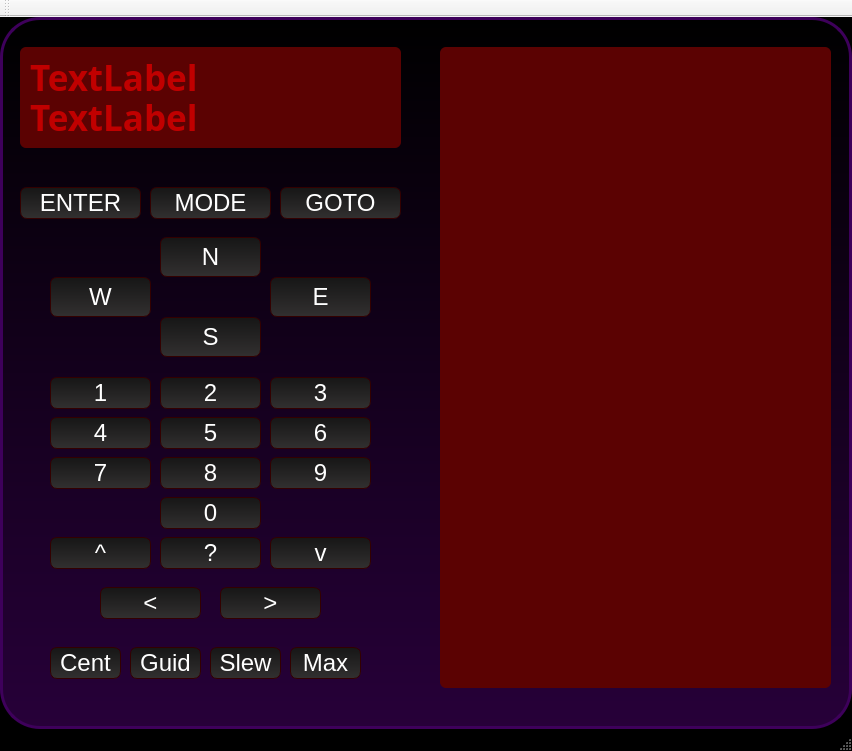
<?xml version="1.0" encoding="UTF-8"?>
<ui version="4.0">
 <class>hbx</class>
 <widget class="QMainWindow" name="hbx">
  <property name="geometry">
   <rect>
    <x>0</x>
    <y>0</y>
    <width>852</width>
    <height>751</height>
   </rect>
  </property>
  <property name="windowTitle">
   <string>hbx</string>
  </property>
  <property name="styleSheet">
   <string notr="true">#hbx {
background-color: black;
}

#frameDisplay {
	border-radius: 6px;
	background-color: #5b0202;
}

#displayL1 {
	color:#c00000;
}

#displayL2 {
	color:#c00000;
}

#txtInstruction {
	border-radius: 6px;
	background-color: #5b0202;
	color:#c00000;
}

#centralWidget {
border: 3px solid #3e005b;
padding: 10px;
border-radius: 40px;
background: QLinearGradient(x1: 0, y1: 0, x2: 0, y2: 1, stop: 0 #000000, stop: 1 #270039);
}

QPushButton {
color: white;
background-color: QLinearGradient( x1: 0, y1: 0, x2: 0, y2: 1, stop: 0 #161616, stop: 1 #323030);
border-width: 1px;
border-color: #330000;
border-style: solid;
border-radius: 7;
padding: 3px;
font-size: 24px;
padding-left: 5px;
padding-right: 5px;
min-width: 50px;
max-width: 150px;
min-height: 24px;
max-height: 32px;
}

QPushButton:pressed {
color: white;
background-color: QLinearGradient( x1: 0, y1: 0, x2: 0, y2: 1, stop: 0 #323030, stop: 1 #161616);
border-width: 1px;
border-color: #330000;
border-style: solid;
border-radius: 7;
padding: 3px;
font-size: 24px;
padding-left: 5px;
padding-right: 5px;
min-width: 50px;
max-width: 150px;
min-height: 24px;
max-height: 32px;
}</string>
  </property>
  <widget class="QWidget" name="centralWidget">
   <widget class="QFrame" name="frameDisplay">
    <property name="geometry">
     <rect>
      <x>20</x>
      <y>30</y>
      <width>381</width>
      <height>101</height>
     </rect>
    </property>
    <property name="styleSheet">
     <string notr="true"/>
    </property>
    <property name="frameShape">
     <enum>QFrame::StyledPanel</enum>
    </property>
    <property name="frameShadow">
     <enum>QFrame::Raised</enum>
    </property>
    <widget class="QLabel" name="displayL2">
     <property name="geometry">
      <rect>
       <x>10</x>
       <y>50</y>
       <width>361</width>
       <height>41</height>
      </rect>
     </property>
     <property name="font">
      <font>
       <family>Courier 10 Pitch</family>
       <pointsize>26</pointsize>
       <weight>75</weight>
       <bold>true</bold>
      </font>
     </property>
     <property name="styleSheet">
      <string notr="true"/>
     </property>
     <property name="text">
      <string>TextLabel</string>
     </property>
    </widget>
    <widget class="QLabel" name="displayL1">
     <property name="geometry">
      <rect>
       <x>10</x>
       <y>10</y>
       <width>361</width>
       <height>41</height>
      </rect>
     </property>
     <property name="font">
      <font>
       <family>Courier 10 Pitch</family>
       <pointsize>26</pointsize>
       <weight>75</weight>
       <bold>true</bold>
      </font>
     </property>
     <property name="styleSheet">
      <string notr="true"/>
     </property>
     <property name="text">
      <string>TextLabel</string>
     </property>
    </widget>
   </widget>
   <widget class="QTextEdit" name="txtInstruction">
    <property name="geometry">
     <rect>
      <x>440</x>
      <y>30</y>
      <width>391</width>
      <height>641</height>
     </rect>
    </property>
    <property name="styleSheet">
     <string notr="true">color:red;</string>
    </property>
   </widget>
   <widget class="QPushButton" name="pbEnter">
    <property name="geometry">
     <rect>
      <x>20</x>
      <y>170</y>
      <width>121</width>
      <height>32</height>
     </rect>
    </property>
    <property name="text">
     <string>ENTER</string>
    </property>
   </widget>
   <widget class="QPushButton" name="pbMode">
    <property name="geometry">
     <rect>
      <x>150</x>
      <y>170</y>
      <width>121</width>
      <height>32</height>
     </rect>
    </property>
    <property name="text">
     <string>MODE</string>
    </property>
   </widget>
   <widget class="QPushButton" name="pbGoto">
    <property name="geometry">
     <rect>
      <x>280</x>
      <y>170</y>
      <width>121</width>
      <height>32</height>
     </rect>
    </property>
    <property name="text">
     <string>GOTO</string>
    </property>
   </widget>
   <widget class="QPushButton" name="pbN">
    <property name="geometry">
     <rect>
      <x>160</x>
      <y>220</y>
      <width>101</width>
      <height>40</height>
     </rect>
    </property>
    <property name="text">
     <string>N</string>
    </property>
   </widget>
   <widget class="QPushButton" name="pbE">
    <property name="geometry">
     <rect>
      <x>270</x>
      <y>260</y>
      <width>101</width>
      <height>40</height>
     </rect>
    </property>
    <property name="text">
     <string>E</string>
    </property>
   </widget>
   <widget class="QPushButton" name="pbW">
    <property name="geometry">
     <rect>
      <x>50</x>
      <y>260</y>
      <width>101</width>
      <height>40</height>
     </rect>
    </property>
    <property name="text">
     <string>W</string>
    </property>
   </widget>
   <widget class="QPushButton" name="pbS">
    <property name="geometry">
     <rect>
      <x>160</x>
      <y>300</y>
      <width>101</width>
      <height>40</height>
     </rect>
    </property>
    <property name="text">
     <string>S</string>
    </property>
   </widget>
   <widget class="QPushButton" name="pb1">
    <property name="geometry">
     <rect>
      <x>50</x>
      <y>360</y>
      <width>101</width>
      <height>32</height>
     </rect>
    </property>
    <property name="text">
     <string>1</string>
    </property>
   </widget>
   <widget class="QPushButton" name="pb2">
    <property name="geometry">
     <rect>
      <x>160</x>
      <y>360</y>
      <width>101</width>
      <height>32</height>
     </rect>
    </property>
    <property name="text">
     <string>2</string>
    </property>
   </widget>
   <widget class="QPushButton" name="pb3">
    <property name="geometry">
     <rect>
      <x>270</x>
      <y>360</y>
      <width>101</width>
      <height>32</height>
     </rect>
    </property>
    <property name="text">
     <string>3</string>
    </property>
   </widget>
   <widget class="QPushButton" name="pb4">
    <property name="geometry">
     <rect>
      <x>50</x>
      <y>400</y>
      <width>101</width>
      <height>32</height>
     </rect>
    </property>
    <property name="text">
     <string>4</string>
    </property>
   </widget>
   <widget class="QPushButton" name="pb5">
    <property name="geometry">
     <rect>
      <x>160</x>
      <y>400</y>
      <width>101</width>
      <height>32</height>
     </rect>
    </property>
    <property name="text">
     <string>5</string>
    </property>
   </widget>
   <widget class="QPushButton" name="pb6">
    <property name="geometry">
     <rect>
      <x>270</x>
      <y>400</y>
      <width>101</width>
      <height>32</height>
     </rect>
    </property>
    <property name="text">
     <string>6</string>
    </property>
   </widget>
   <widget class="QPushButton" name="pb7">
    <property name="geometry">
     <rect>
      <x>50</x>
      <y>440</y>
      <width>101</width>
      <height>32</height>
     </rect>
    </property>
    <property name="text">
     <string>7</string>
    </property>
   </widget>
   <widget class="QPushButton" name="pb8">
    <property name="geometry">
     <rect>
      <x>160</x>
      <y>440</y>
      <width>101</width>
      <height>32</height>
     </rect>
    </property>
    <property name="text">
     <string>8</string>
    </property>
   </widget>
   <widget class="QPushButton" name="pb9">
    <property name="geometry">
     <rect>
      <x>270</x>
      <y>440</y>
      <width>101</width>
      <height>32</height>
     </rect>
    </property>
    <property name="text">
     <string>9</string>
    </property>
   </widget>
   <widget class="QPushButton" name="pb0">
    <property name="geometry">
     <rect>
      <x>160</x>
      <y>480</y>
      <width>101</width>
      <height>32</height>
     </rect>
    </property>
    <property name="text">
     <string>0</string>
    </property>
   </widget>
   <widget class="QPushButton" name="pbUp">
    <property name="geometry">
     <rect>
      <x>50</x>
      <y>520</y>
      <width>101</width>
      <height>32</height>
     </rect>
    </property>
    <property name="text">
     <string>^</string>
    </property>
   </widget>
   <widget class="QPushButton" name="pbQuest">
    <property name="geometry">
     <rect>
      <x>160</x>
      <y>520</y>
      <width>101</width>
      <height>32</height>
     </rect>
    </property>
    <property name="text">
     <string>?</string>
    </property>
   </widget>
   <widget class="QPushButton" name="pbDown">
    <property name="geometry">
     <rect>
      <x>270</x>
      <y>520</y>
      <width>101</width>
      <height>32</height>
     </rect>
    </property>
    <property name="text">
     <string>v</string>
    </property>
   </widget>
   <widget class="QPushButton" name="pbCentering">
    <property name="geometry">
     <rect>
      <x>50</x>
      <y>630</y>
      <width>71</width>
      <height>32</height>
     </rect>
    </property>
    <property name="text">
     <string>Cent</string>
    </property>
   </widget>
   <widget class="QPushButton" name="pbGuiding">
    <property name="geometry">
     <rect>
      <x>130</x>
      <y>630</y>
      <width>71</width>
      <height>32</height>
     </rect>
    </property>
    <property name="text">
     <string>Guid</string>
    </property>
   </widget>
   <widget class="QPushButton" name="pbSlew">
    <property name="geometry">
     <rect>
      <x>210</x>
      <y>630</y>
      <width>71</width>
      <height>32</height>
     </rect>
    </property>
    <property name="text">
     <string>Slew</string>
    </property>
   </widget>
   <widget class="QPushButton" name="pbMax">
    <property name="geometry">
     <rect>
      <x>290</x>
      <y>630</y>
      <width>71</width>
      <height>32</height>
     </rect>
    </property>
    <property name="text">
     <string>Max</string>
    </property>
   </widget>
   <widget class="QPushButton" name="pbFw">
    <property name="geometry">
     <rect>
      <x>100</x>
      <y>570</y>
      <width>101</width>
      <height>32</height>
     </rect>
    </property>
    <property name="text">
     <string>&lt;</string>
    </property>
   </widget>
   <widget class="QPushButton" name="pbBw">
    <property name="geometry">
     <rect>
      <x>220</x>
      <y>570</y>
      <width>101</width>
      <height>32</height>
     </rect>
    </property>
    <property name="text">
     <string>&gt;</string>
    </property>
   </widget>
  </widget>
  <widget class="QMenuBar" name="menuBar">
   <property name="geometry">
    <rect>
     <x>0</x>
     <y>0</y>
     <width>852</width>
     <height>22</height>
    </rect>
   </property>
  </widget>
  <widget class="QToolBar" name="mainToolBar">
   <attribute name="toolBarArea">
    <enum>TopToolBarArea</enum>
   </attribute>
   <attribute name="toolBarBreak">
    <bool>false</bool>
   </attribute>
  </widget>
  <widget class="QStatusBar" name="statusBar"/>
 </widget>
 <layoutdefault spacing="6" margin="11"/>
 <resources/>
 <connections/>
</ui>
